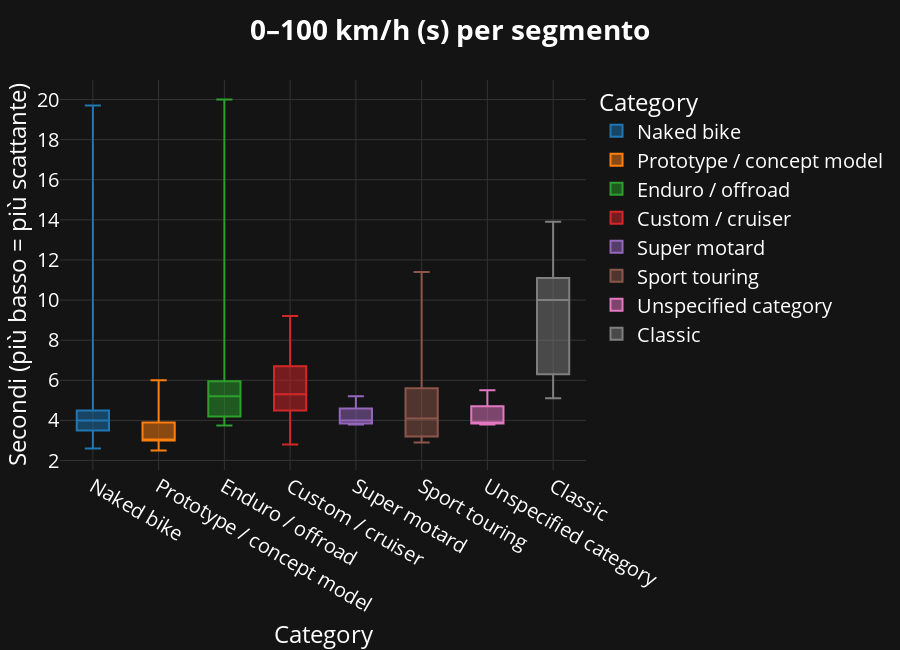

Notebook cell for this chart:
### Code cell
# ── Box-plot 0-100 km/h – senza Scooter / Allround / Sport ──────────────────
if "Zero100_s" not in df.columns:
    df["Zero100_s"] = df["0-100 km/h (0-62 mph)"].str.extract(r"([\d\.]+)").astype(float)

# Filtra le categorie da escludere
mask = ~df["Category"].str.contains(r"^(Scooter|Allround|Sport|Trial|Touring|Minibike, sport)$", case=False, na=False)
box_df = df[mask].dropna(subset=["Zero100_s"])

fig_box2 = px.box(
    box_df,
    x="Category",
    y="Zero100_s",
    color="Category",
    title="<b>0–100 km/h (s) per segmento</b>",
    points=False,
    height=650          # più alto
)

fig_box2.update_yaxes(title="Secondi (più basso = più scattante)")

fig_box2.update_layout(margin=dict(t=80, r=60, l=60, b=180))

set_theme(fig_box2).show()

### Figure 1 — Plotly figure (JSON) as saved in the notebook; plotly's stock layout.template omitted (floating-point values rounded to 4 significant figures)
{"data": [{"alignmentgroup": "True", "boxpoints": false, "hovertemplate": "Category=%{x}<br>Zero100_s=%{y}<extra></extra>", "legendgroup": "Naked bike", "marker": {"color": "#1F77B4"}, "name": "Naked bike", "notched": false, "offsetgroup": "Naked bike", "orientation": "v", "showlegend": true, "type": "box", "x": ["Naked bike", "Naked bike", "Naked bike", "Naked bike", "Naked bike", "Naked bike", "Naked bike", "Naked bike", "Naked bike", "Naked bike", "Naked bike", "Naked bike", "Naked bike", "Naked bike", "Naked bike", "Naked bike", "Naked bike", "Naked bike", "Naked bike", "Naked bike", "Naked bike", "Naked bike", "Naked bike", "Naked bike", "Naked bike", "Naked bike", "Naked bike", "Naked bike", "Naked bike", "Naked bike", "Naked bike", "Naked bike", "Naked bike", "Naked bike", "Naked bike", "Naked bike", "Naked bike", "Naked bike", "Naked bike", "Naked bike", "Naked bike", "Naked bike", "Naked bike", "Naked bike", "Naked bike", "Naked bike", "Naked bike", "Naked bike", "Naked bike", "Naked bike", "Naked bike", "Naked bike", "Naked bike", "Naked bike"], "x0": " ", "xaxis": "x", "y": [2.6, 4, 4, 4, 4, 4.8, 3.3, 4, 4, 4.5, 4, 4, 4.5, 4, 4.8, 2.8, 4, 4, 4.8, 2.8, 4, 2.8, 2.8, 3.8, 3.4, 17, 3.9, 4.5, 4, 4.4, 4.2, 4.2, 6.9, 3.8, 3.4, 5, 3.4, 6.3, 3.6, 4.2, 6.5, 5.9, 4.1, 3.9, 3.2, 3.5, 3.7, 2.9, 12, 3.2, 3.76, 3.2, 19.7, 9], "y0": " ", "yaxis": "y"}, {"alignmentgroup": "True", "boxpoints": false, "hovertemplate": "Category=%{x}<br>Zero100_s=%{y}<extra></extra>", "legendgroup": "Prototype / concept model", "marker": {"color": "#FF7F0E"}, "name": "Prototype / concept model", "notched": false, "offsetgroup": "Prototype / concept model", "orientation": "v", "showlegend": true, "type": "box", "x": ["Prototype / concept model", "Prototype / concept model", "Prototype / concept model", "Prototype / concept model", "Prototype / concept model", "Prototype / concept model", "Prototype / concept model", "Prototype / concept model", "Prototype / concept model", "Prototype / concept model", "Prototype / concept model", "Prototype / concept model", "Prototype / concept model", "Prototype / concept model", "Prototype / concept model", "Prototype / concept model"], "x0": " ", "xaxis": "x", "y": [3, 3, 3.9, 3.9, 2.9, 3, 3, 4, 3, 3.1, 6, 4.5, 3, 3.1, 3.1, 2.5], "y0": " ", "yaxis": "y"}, {"alignmentgroup": "True", "boxpoints": false, "hovertemplate": "Category=%{x}<br>Zero100_s=%{y}<extra></extra>", "legendgroup": "Enduro / offroad", "marker": {"color": "#2CA02C"}, "name": "Enduro / offroad", "notched": false, "offsetgroup": "Enduro / offroad", "orientation": "v", "showlegend": true, "type": "box", "x": ["Enduro / offroad", "Enduro / offroad", "Enduro / offroad", "Enduro / offroad", "Enduro / offroad", "Enduro / offroad", "Enduro / offroad", "Enduro / offroad", "Enduro / offroad", "Enduro / offroad", "Enduro / offroad", "Enduro / offroad", "Enduro / offroad", "Enduro / offroad", "Enduro / offroad", "Enduro / offroad", "Enduro / offroad", "Enduro / offroad", "Enduro / offroad", "Enduro / offroad", "Enduro / offroad", "Enduro / offroad", "Enduro / offroad", "Enduro / offroad", "Enduro / offroad", "Enduro / offroad", "Enduro / offroad", "Enduro / offroad", "Enduro / offroad", "Enduro / offroad", "Enduro / offroad", "Enduro / offroad", "Enduro / offroad", "Enduro / offroad", "Enduro / offroad", "Enduro / offroad", "Enduro / offroad", "Enduro / offroad", "Enduro / offroad", "Enduro / offroad", "Enduro / offroad", "Enduro / offroad", "Enduro / offroad", "Enduro / offroad", "Enduro / offroad"], "x0": " ", "xaxis": "x", "y": [4.2, 4.2, 4.2, 4.2, 4.2, 4.2, 4.3, 4, 4.25, 4.25, 3.75, 4.25, 5.88, 12, 8, 4.5, 5.9, 5.6, 5.2, 3.9, 4, 4, 6.1, 7, 5.7, 4.6, 5.6, 4.7, 5.6, 4.5, 5.8, 5.7, 5.9, 5.6, 4.9, 4.2, 5.5, 6.6, 6.5, 5, 13, 13, 20, 19, 12], "y0": " ", "yaxis": "y"}, {"alignmentgroup": "True", "boxpoints": false, "hovertemplate": "Category=%{x}<br>Zero100_s=%{y}<extra></extra>", "legendgroup": "Custom / cruiser", "marker": {"color": "#D62728"}, "name": "Custom / cruiser", "notched": false, "offsetgroup": "Custom / cruiser", "orientation": "v", "showlegend": true, "type": "box", "x": ["Custom / cruiser", "Custom / cruiser", "Custom / cruiser", "Custom / cruiser", "Custom / cruiser", "Custom / cruiser", "Custom / cruiser", "Custom / cruiser", "Custom / cruiser", "Custom / cruiser", "Custom / cruiser", "Custom / cruiser", "Custom / cruiser", "Custom / cruiser", "Custom / cruiser", "Custom / cruiser", "Custom / cruiser", "Custom / cruiser", "Custom / cruiser", "Custom / cruiser", "Custom / cruiser", "Custom / cruiser", "Custom / cruiser", "Custom / cruiser", "Custom / cruiser", "Custom / cruiser", "Custom / cruiser", "Custom / cruiser", "Custom / cruiser", "Custom / cruiser", "Custom / cruiser", "Custom / cruiser", "Custom / cruiser", "Custom / cruiser", "Custom / cruiser", "Custom / cruiser", "Custom / cruiser", "Custom / cruiser", "Custom / cruiser", "Custom / cruiser", "Custom / cruiser", "Custom / cruiser", "Custom / cruiser", "Custom / cruiser", "Custom / cruiser", "Custom / cruiser", "Custom / cruiser", "Custom / cruiser", "Custom / cruiser", "Custom / cruiser", "Custom / cruiser", "Custom / cruiser", "Custom / cruiser", "Custom / cruiser"], "x0": " ", "xaxis": "x", "y": [4.6, 4, 4.6, 4.6, 4.6, 7.2, 7.2, 7.2, 7.2, 4.6, 9.2, 9.2, 3.1, 7.8, 6.7, 4.8, 5.6, 6.7, 6.7, 3.1, 4.5, 3.1, 4.5, 4.5, 4, 2.8, 5.3, 5.2, 5.2, 7.2, 6.9, 6.9, 5.5, 3.4, 6.8, 6.5, 6.7, 5.4, 5.6, 6.3, 5.5, 6.5, 5.3, 3.1, 5.4, 7, 5, 4, 4, 5.1, 7, 3, 5.04, 5.04], "y0": " ", "yaxis": "y"}, {"alignmentgroup": "True", "boxpoints": false, "hovertemplate": "Category=%{x}<br>Zero100_s=%{y}<extra></extra>", "legendgroup": "Super motard", "marker": {"color": "#9467BD"}, "name": "Super motard", "notched": false, "offsetgroup": "Super motard", "orientation": "v", "showlegend": true, "type": "box", "x": ["Super motard", "Super motard", "Super motard", "Super motard", "Super motard", "Super motard", "Super motard", "Super motard"], "x0": " ", "xaxis": "x", "y": [5.2, 4, 3.8, 3.9, 4, 3.8, 4, 5.2], "y0": " ", "yaxis": "y"}, {"alignmentgroup": "True", "boxpoints": false, "hovertemplate": "Category=%{x}<br>Zero100_s=%{y}<extra></extra>", "legendgroup": "Sport touring", "marker": {"color": "#8C564B"}, "name": "Sport touring", "notched": false, "offsetgroup": "Sport touring", "orientation": "v", "showlegend": true, "type": "box", "x": ["Sport touring", "Sport touring", "Sport touring", "Sport touring", "Sport touring", "Sport touring", "Sport touring", "Sport touring", "Sport touring", "Sport touring", "Sport touring", "Sport touring", "Sport touring", "Sport touring", "Sport touring", "Sport touring", "Sport touring", "Sport touring", "Sport touring", "Sport touring", "Sport touring", "Sport touring", "Sport touring", "Sport touring"], "x0": " ", "xaxis": "x", "y": [11.4, 3.3, 4.2, 3.7, 4.2, 3.2, 5.2, 2.9, 3.2, 4.9, 3, 3, 3.9, 4.7, 3.2, 6, 6, 4, 4, 10.4, 3.2, 4.9, 7, 6], "y0": " ", "yaxis": "y"}, {"alignmentgroup": "True", "boxpoints": false, "hovertemplate": "Category=%{x}<br>Zero100_s=%{y}<extra></extra>", "legendgroup": "Unspecified category", "marker": {"color": "#E377C2"}, "name": "Unspecified category", "notched": false, "offsetgroup": "Unspecified category", "orientation": "v", "showlegend": true, "type": "box", "x": ["Unspecified category", "Unspecified category", "Unspecified category", "Unspecified category"], "x0": " ", "xaxis": "x", "y": [5.5, 3.9, 3.9, 3.8], "y0": " ", "yaxis": "y"}, {"alignmentgroup": "True", "boxpoints": false, "hovertemplate": "Category=%{x}<br>Zero100_s=%{y}<extra></extra>", "legendgroup": "Classic", "marker": {"color": "#7F7F7F"}, "name": "Classic", "notched": false, "offsetgroup": "Classic", "orientation": "v", "showlegend": true, "type": "box", "x": ["Classic", "Classic", "Classic", "Classic", "Classic", "Classic", "Classic", "Classic"], "x0": " ", "xaxis": "x", "y": [13.9, 5.6, 5.1, 10, 7, 11, 11.2, 10], "y0": " ", "yaxis": "y"}], "layout": {"boxmode": "overlay", "font": {"color": "white", "size": 20}, "height": 650, "legend": {"bgcolor": "rgba(0,0,0,0)", "title": {"text": "Category"}, "tracegroupgap": 0}, "margin": {"b": 180, "l": 60, "r": 60, "t": 80}, "paper_bgcolor": "#141415", "plot_bgcolor": "#141415", "title": {"text": "<b>0–100 km/h (s) per segmento</b>"}, "xaxis": {"anchor": "y", "categoryarray": ["Naked bike", "Prototype / concept model", "Enduro / offroad", "Custom / cruiser", "Super motard", "Sport touring", "Unspecified category", "Classic"], "categoryorder": "array", "domain": [0, 1], "gridcolor": "#333333", "title": {"text": "Category"}, "zerolinecolor": "#333333"}, "yaxis": {"anchor": "x", "domain": [0, 1], "gridcolor": "#333333", "title": {"text": "Secondi (più basso = più scattante)"}, "zerolinecolor": "#333333"}}}
